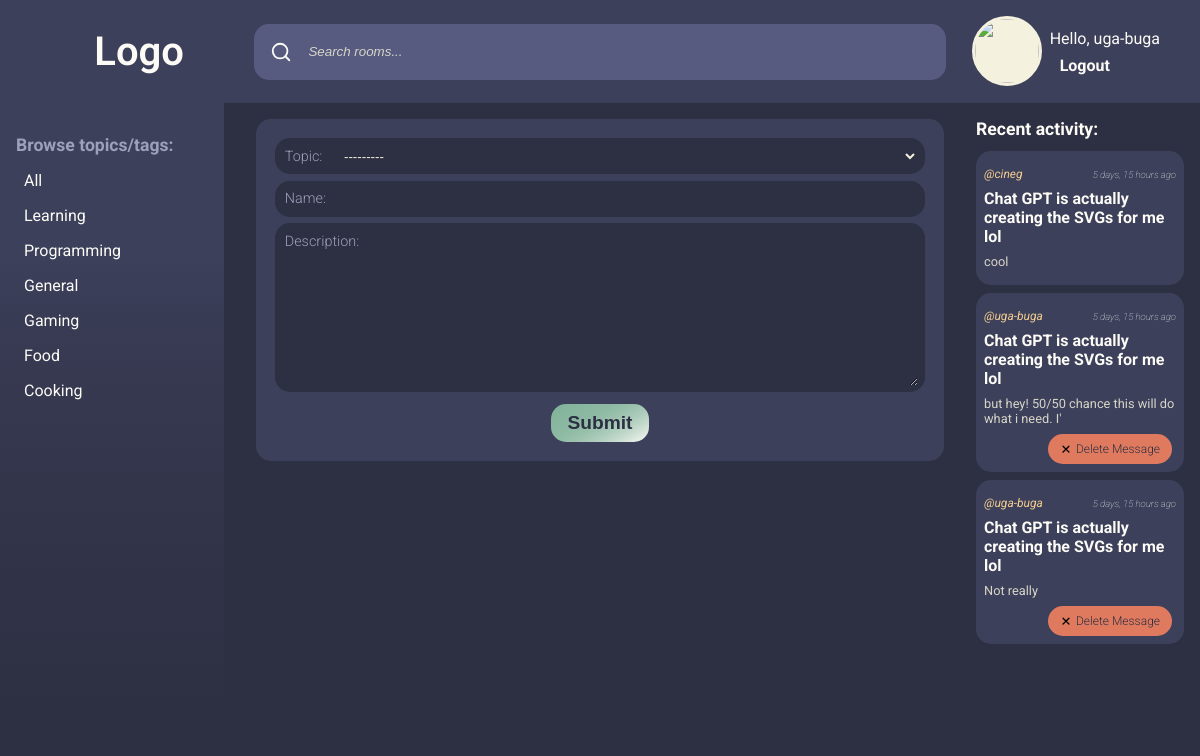
Screenshot of /create-room/ (signed in) with the database file from the repository.
### base/models.py (models this page shows, shortened)
class Topic(models.Model):
    name = models.CharField(max_length=200)
    def __str__(self) -> str:
        return self.name

class Message(models.Model):
    user = models.ForeignKey(User, on_delete=models.CASCADE)
    room = models.ForeignKey(Room, on_delete=models.CASCADE)
    body = models.TextField()
    updated = models.DateTimeField(auto_now=True)
    created = models.DateTimeField(auto_now_add=True)
    class Meta:
        ordering: list[str] = ["-updated", "-created"]
    def __str__(self) -> str:
        return self.body[0:50]

class Room(models.Model):
    host = models.ForeignKey(User, on_delete=models.SET_NULL, null=True)
    topic = models.ForeignKey(Topic, on_delete=models.SET_NULL, null=True)
    name = models.CharField(max_length=200)
    description = models.TextField(null=True, blank=True)
    participants = models.ManyToManyField(User, related_name="participants", blank=True)
    updated = models.DateTimeField(auto_now=True)
    created = models.DateTimeField(auto_now_add=True)
    class Meta:
        ordering: list[str] = ["-updated", "-created"]

### base/views.py (the view, shortened to what this page needs)
# urls.py: path("create-room/", views.createRoom, name="create-room"),
@login_required(login_url="/login")
def createRoom(
    request: HttpRequest,
) -> HttpResponseRedirect | HttpResponsePermanentRedirect | HttpResponse:
    form: RoomForm = RoomForm()
    topics = Topic.objects.all()
    room_messages = Message.objects.all()[0:3]
    context: dict = {"form": form, "topics": topics, "room_messages": room_messages}
    return render(request, "base/room_form.html", context)

### base/forms.py
class RoomForm(ModelForm):
    class Meta:
        model = Room
        fields = "__all__"
        exclude = ["host", "participants"]

### base/templates/base/room_form.html (shortened to what this page needs)
{% extends "main.html" %}
{% block content %}
    <main>
        {% include "base/topics_component.html" %}
        <section>
            <form action="" method="post" class="form"  enctype='multipart/form-data'>
                {{ form.as_div }}
                <input type="submit" value="Submit" class="btn" />
            </form>
        </section>
        {% include "base/activity_component.html" %}
    </main>
{% endblock content %}

### templates/navigation.html (shortened to what this page needs)
{% load static %}
<a href="{% url "home" %}" class="logo">Logo</a>
<form action="{% url 'home' %}" method="get">
    <label>
        <svg xmlns="http://www.w3.org/2000/svg"
             width="24"
             height="24"
             viewBox="0 0 24 24"
             fill="none"
             stroke="#000000"
             stroke-width="2"
             stroke-linecap="round"
             stroke-linejoin="round">
            <circle cx="11" cy="11" r="8" />
            <line x1="21" y1="21" x2="16.65" y2="16.65" />
        </svg>
        <input type="text" name="q" placeholder="Search rooms..." />
    </label>
</form>
<div class="user">
    {% if request.user.is_authenticated %}
        <a href={% url "user-profile" request.user %}>
            {% if logged_user_data.avatar != "" %}
                <img src= "{% static "images/" %}{{ logged_user_data.avatar }}">
            {% else %}
                <img src="{% static "images/default_head.svg" %}" />
            {% endif %}
        <div class="nav-user-info">
            <p>Hello, {{ request.user }}</p>
            <a href="{% url 'logout' %}">Logout</a>
        </div>
    {% else %}
        <img src= "{% static "images/default_head.svg" %}" />
        <a href="{% url 'login' %}">Login</a>
    {% endif %}
</div>

### base/templates/base/topics_component.html
<nav class="topics">
    <h3>Browse topics/tags:</h3>
    <div class="topic">
        <a href={% url "home" %}>All</a>
    </div>
    {% for topic in topics %}
        <div class="topic">
            <a href={% url "home" %}?q={{ topic.name }}> {{ topic.name }} </a>
        </div>
    {% endfor %}
</nav>

### base/templates/base/activity_component.html (shortened to what this page needs)
<section class="feed">
<h3>Recent activity:</h3>
{% for message in room_messages %}
    <article class="activity-container">
        <div class="activity-message-data">
            <a href="{% url "user-profile" message.user %}" class="user-handle">@{{ message.user }}</a>
            <p class="time-ago">{{ message.updated|timesince }} ago</p>
        </div>
        <div class="activity-message-feed">
            <a href="{% url "room" message.room.id %}"
               class="room-name room-name-activity">{{ message.room.name }}</a>
            <p class="room-message">{{ message }}</p>
            {% if message.user == request.user %}
                <div class="align-right">
                <a href="{% url 'delete-message' message.id %}"
                   class="btn btn-delete btn-small">
                    <span>Delete Message</span></a>
                </div>
            {% endif %}
        </div>
    </article>
{% endfor %}
</section>

### static/styles/style.css (style rules this page uses)
:root { --color-main-light: #fcfbf6; --color-main: #f4f1de; --color-main-dark: #d7d5c8; --color-bg-medium: #3d405b; --color-bg-light: #575b80; --color-bg-text: #9ea0bb; --color-bg-dark: #2d2f42; --color-success: #81b29a; --color-error: #e07a5f; --color-accent: #f2cc8f; --border-radius: 15px; }
a, button, p { all: unset; }
.btn, a { transition: 0.2s ease-in-out; justify-content: center; }
h3 { font-size: 1.1rem; font-weight: 700; padding: 0; margin: 0; margin-bottom: 0.5rem; }
body { font-family: "Roboto", sans-serif; margin: 0; background-color: var(--color-bg-dark); color: var(--color-main-light); font-size: 12pt; height: 100vh; }
header .logo { margin: 0; padding: 0; font-size: 2.5rem; font-weight: 600; display: flex; align-items: center; }
header form { width: 100%; display: flex; flex-direction: row; justify-content: center; }
header form label { padding: 1rem; width: inherit; box-sizing: border-box; border-radius: var(--border-radius); border: 0; background-color: var(--color-bg-light); display: flex; }
header form svg { stroke: var(--color-main-light); }
header form input { border: 0; background-color: transparent; padding: 0 1rem; color: var(--color-main-light); outline: none; width: inherit; }
header form input::placeholder { font-style: italic; color: var(--color-main-dark); }
header .user { display: flex; align-items: center; justify-content: flex-end; margin: 0 1rem; }
header .user img { margin-right: 0.5rem; width: 4rem; height: 4rem; border: 3px solid var(--color-main); border-radius: 50%; background-color: var(--color-main); }
header .nav-user-info { display: flex; flex-direction: column; }
header .nav-user-info p { margin-bottom: 0.5rem; }
header .user a { margin-left: 10px; font-weight: 700; }
main { display: grid; grid-template-columns: 1fr 3fr 1fr; }
nav { padding: 2rem 1rem; background: linear-gradient(180deg, #3d405b, 0%, #3d405b, 50%, #2d2f42); height: 100%; border-bottom-left-radius: var(--border-radius); border-bottom-right-radius: var(--border-radius); margin-right: 1rem; }
nav h3 { color: var(--color-bg-text); }
nav .topic { padding: 0.5rem; }
section, aside { padding: 1rem; display: flex; flex-direction: column; }
.btn, a.btn { color: var(--color-bg-dark); padding: 1rem; font-weight: 700; background: linear-gradient( 150deg, var(--color-success), 75%, var(--color-main-light) ); border-radius: var(--border-radius); display: flex; flex-direction: row; align-items: center; }
.btn-delete, a.btn-delete { background: linear-gradient( 150deg, var(--color-error), 75%, var(--color-error) ); }
a.btn svg { margin-right: 0.25rem; }
input.btn { font-size: 1rem; font-weight: 700; padding: 0.5rem 1rem; color: var(--color-bg-dark); border: none; }
.btn-small { font-size: 0.75rem; padding: 0.5rem 0.75rem !important ; margin-right: 0.25rem; font-weight: 300 !important; }
.btn-small svg { stroke-width: 1; height: 0.75rem; width: 0.75rem; padding: 0; }
.room-name { padding: 0.5rem 0; font-weight: 700; font-size: 1.5rem; }
.user-handle { font-style: italic; color: var(--color-accent); padding: 0.5rem 0; }
.activity-container { margin: 0.25rem 0; border-radius: var(--border-radius); background-color: var(--color-bg-medium); padding: 0.5rem; }
.activity-message-data { font-size: 0.75rem; display: flex; flex-direction: row; justify-content: space-between; align-items: center; }
.time-ago { font-weight: 100; font-size: 0.6rem; font-style: italic; }
.activity-message-feed { display: flex; flex-direction: column; }
.room-name-activity { font-size: 1rem; padding-top: 0; }
.room-message { font-size: 0.8rem; margin-bottom: 0.5rem; color: var(--color-main-dark); }
.align-right { display: flex; justify-content: flex-end; }
.form { display: flex; flex-direction: column; width: -webkit-fill-available; align-items: center; background-color: var(--color-bg-medium); padding: 1rem; border-radius: var(--border-radius); }
.form * { background-color: transparent; border: none; border-radius: var(--border-radius); background-color: var(--color-bg-dark); padding: 0.2rem; margin: 0.2rem; color: var(--color-main); }
.form *::placeholder { color: var(--color-bg-text); }
.form div { display: flex; width: inherit; }
.form div label { font-size: 0.9rem; font-weight: 300; color: var(--color-bg-text); margin-right: 0.5rem; }
.form div :last-child { width: -webkit-fill-available; }
.form input.btn { margin-top: 0.5rem; padding: 0.5rem 1rem; font-size: 1.2rem; color: var(--color-bg-dark); }

### rows the page displays
Topic: name "Learning"
Topic: name "Programming"
Topic: name "General"
Topic: name "Gaming"
Topic: name "Food"
Topic: name "Cooking"
Message: user "cineg", updated "5 days, 15 hours", room.name "Chat GPT is actually creating the SVGs for me lol", body "cool"
Message: user "uga-buga", updated "5 days, 15 hours", room.name "Chat GPT is actually creating the SVGs for me lol", body "but hey! 50/50 chance this will do what i need. I'", shows "Delete Message"
Message: user "uga-buga", updated "5 days, 15 hours", room.name "Chat GPT is actually creating the SVGs for me lol", body "Not really", shows "Delete Message"

### other values shown
{{ request.user }} "uga-buga"
